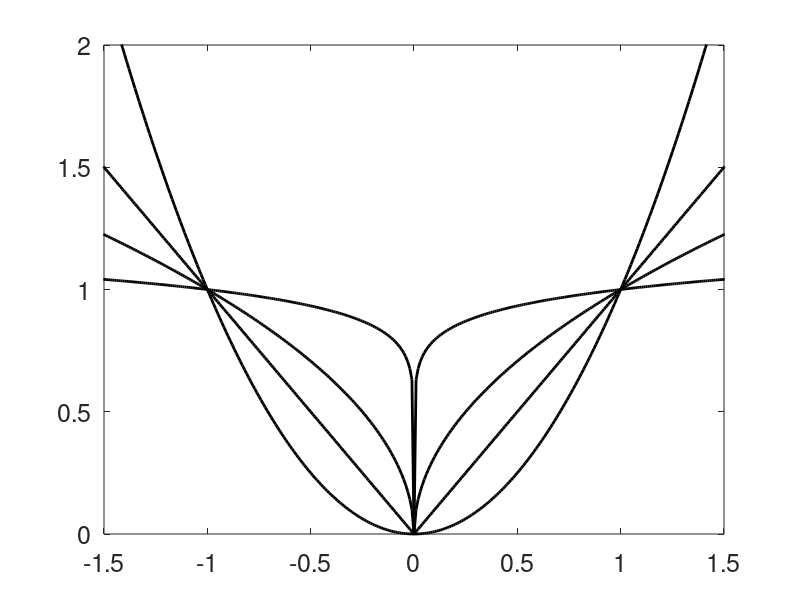

This chart was generated by the following MATLAB code: (Note: this script raises an error after producing the figure.)
% Figure 1.3  of Elad's Book. This code is from M. Elad's homepage
% =========================================
% Showing the L0 norm effect to count non-zeros

figure(1); clf; 
x=-2:0.01:2;

p=[2 1 0.5 0.1];
for k=1:1:4,
    h=plot(x,abs(x).^p(k),'k'); 
    set(h,'LineWidth',2);
    hold on;
end;
axis([-1.5 1.5 0 2]); 
set(gca,'FontSize',18);
disp('Position the text p=2 on the figure');
h=gtext('p=2'); 
set(h,'FontSize',18);
disp('Position the text p=1 on the figure');
h=gtext('p=1'); 
set(h,'FontSize',18);
disp('Position the text p=0.5 on the figure');
h=gtext('p=0.5'); 
set(h,'FontSize',18);
disp('Position the text p=0.1 on the figure');
h=gtext('p=0.1'); 
set(h,'FontSize',18);

% print -depsc2 Chapter_01_normDescroption.eps